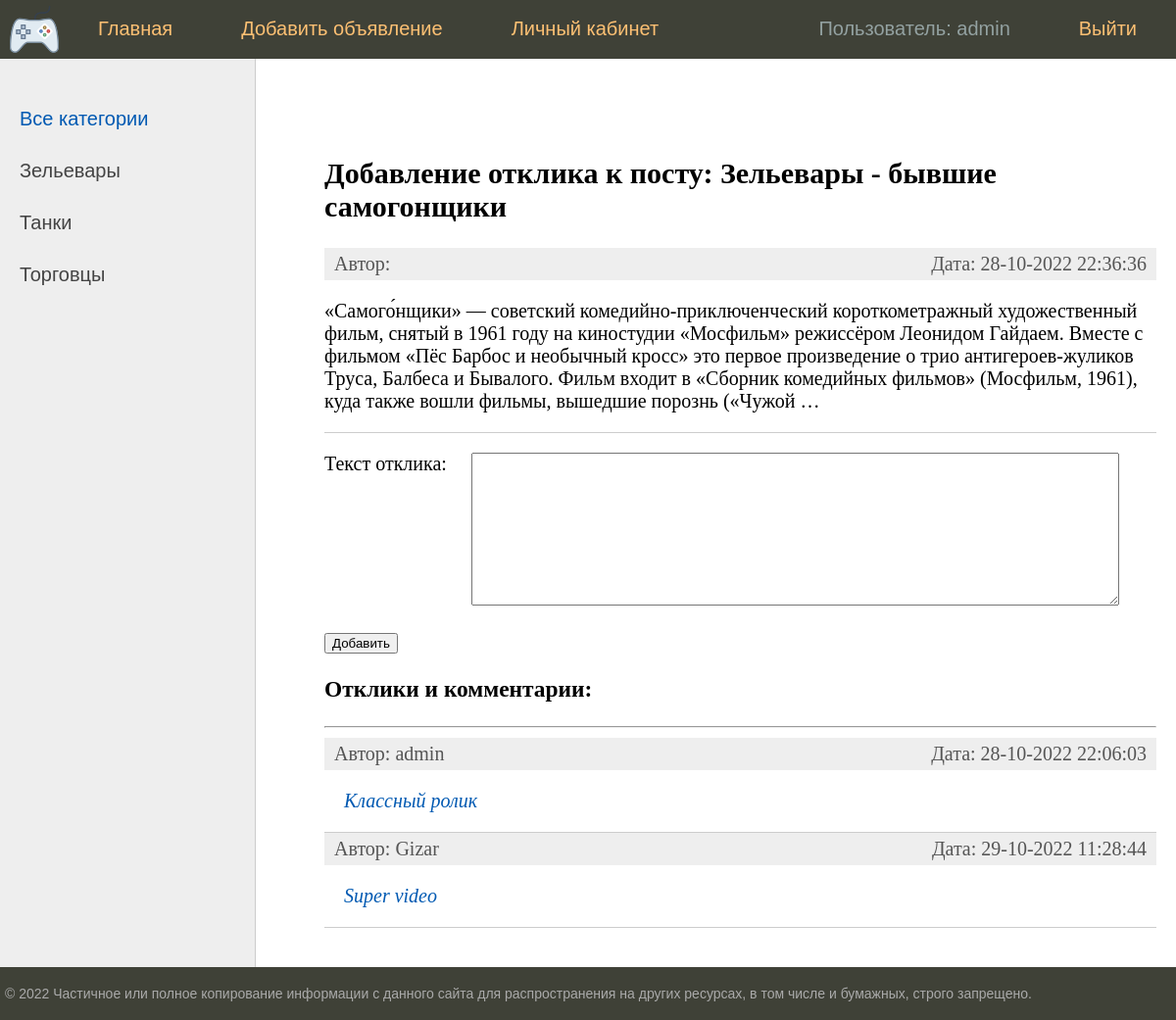
The page /addreply/zelevary-byvshie-samogonshchiki/ (signed in) on the database its author committed.
### bboard/models.py (models this page shows, shortened)
class User(AbstractUser):
    email = models.EmailField(
        _("email address"),
        unique=True
    )
    email_verify = models.BooleanField(default=False)
    USERNAME_FIELD = "email"
    REQUIRED_FIELDS = ["username"]
    def __str__(self):
        return f'{self.username}'
    class Meta:
        verbose_name = 'Пользователь'
        verbose_name_plural = 'Пользователи'

class Category(models.Model):
    name = models.CharField(
        max_length=64,
        unique=True,
        verbose_name='Категория',
        help_text='Имя категории длинной не более 64 символов ',
    )
    slug = models.SlugField(max_length=255, unique=True, db_index=True, verbose_name="URL")
    def get_absolute_url(self):
        return reverse('category', kwargs={'cat_slug': self.slug})
    class Meta:
        verbose_name = 'Категория'
        verbose_name_plural = 'Категории'

class Post(models.Model):
    title = models.CharField(max_length=255, verbose_name="Заголовок")
    content = RichTextUploadingField(blank=True, default='', verbose_name="Текст")
    category = models.ForeignKey('Category', on_delete=models.PROTECT, verbose_name="Категория")
    user = models.ForeignKey('User', on_delete=models.CASCADE, verbose_name="Пользователь")
    photo = models.ImageField(upload_to="photos/%Y/%m/%d/", verbose_name="Фото заголовка", blank=True, null=True)
    time_create = models.DateTimeField(auto_now_add=True)
    time_update = models.DateTimeField(auto_now=True)
    is_created = models.BooleanField(default=True)
    slug = models.SlugField(max_length=255, unique=True, db_index=True, verbose_name="URL")
    is_published = models.BooleanField(default=True, verbose_name="Опубликовать")
    class Meta:
        verbose_name = 'Объявление'
        verbose_name_plural = 'Объявления'

class Reply(models.Model):
    user = models.ForeignKey('User', on_delete=models.CASCADE, verbose_name="Пользователь")
    post = models.ForeignKey('Post', on_delete=models.CASCADE, verbose_name="Пост")
    time_create = models.DateTimeField(auto_now_add=True)
    time_update = models.DateTimeField(auto_now=True)
    text = models.TextField(blank=True, verbose_name="Текс")
    is_approved = models.BooleanField(default=False, verbose_name="Разрешено")
    def get_absolute_url(self):
        return reverse('reply', kwargs={'pk': self.pk}) # for view
    class Meta:
        verbose_name = 'Отклик'
        verbose_name_plural = 'Отклики'

### bboard/views.py (the view, shortened to what this page needs)
# urls.py: path('addreply/<slug:post_slug>/', AddReplyView.as_view(), name='add_reply'),
class AddReplyView(LoginRequiredMixin, DataMixin, View):
    form_class = AddReplyForm
    template_name = 'bboard/reply_add.html'
    def get(self, request, post_slug, *args, **kwargs):
        form = self.form_class()
        categories = self.get_user_context()['categories']
        menu = self.get_user_context()['menu']
        cat_selected = self.get_user_context()['cat_selected']
        print(post_slug)
        context = {'form': form, 'menu': menu, 'categories': categories, 'cat_selected':cat_selected, 'post_slug': post_slug}
        return render(request, self.template_name, context=context )

### bboard/forms.py
class AddReplyForm(forms.Form):
    text = forms.CharField(widget=forms.Textarea(attrs={'cols': 80, 'rows': 10}), label='Текст отклика')

### bboard/templatetags/bboard_tags.py (called while the page is built)
@register.inclusion_tag('bboard/list_replies.html')
def show_replies(sort=None, throught_slug=False, post_id=None):
    if throught_slug:
        post_id = Post.objects.get(slug=post_id).pk
    if post_id is not None:
        if not sort:
            replies = Reply.objects.filter(post=post_id, is_approved=True)
        else:
            replies = Reply.objects.filter(post=post_id, is_approved=True).order_by(sort)
        return {"replies": replies}
    else:
        return {"replies": {}}

@register.inclusion_tag('bboard/show_post.html')
def show_post(slug_post=None):
    if slug_post is not None:
        posts = Post.objects.filter(slug=slug_post, is_published=True)
        return {"posts": posts}
    else:
        return {"posts": {}}

### bboard/utils.py (called while the page is built)
    def get_user_context(self, **kwargs):
        context = kwargs
        categories =  Category.objects.annotate(Count('post'))
        user_menu = menu.copy()
        if not self.request.user.is_authenticated:
            for i in range(3):
                user_menu.pop(1)
        else:
            user_menu.pop(4)
        context['menu'] = user_menu
        context['categories'] = categories
        if 'cat_selected' not in context:
            context['cat_selected'] = 0
        return context

### bboard/templates/bboard/reply_add.html (shortened to what this page needs)
{% extends 'base.html' %}
{% load crispy_forms_tags %}
{% load bboard_tags %}
{% block content %}
<form action="{% url 'add_reply' post_slug %}" method="post" enctype="multipart/form-data">
    {% show_post slug_post=post_slug %}
    <p><label class="form-label" for="{{ form.text.id_for_label }}">{{form.text.label}}: </label>{{ form.text }}</p>
    <button type="submit">Добавить</button>
</form>
<h3>Отклики и комментарии:</h3>
<hr>
{% show_replies throught_slug=True post_id=post_slug %}
{% endblock %}

### templates/base.html (shortened to what this page needs)
<!DOCTYPE html>
<html>
<head>
	{% load static %}
	{% load bboard_tags %}
	<link type="text/css" href="{% static 'bboard/css/styles.css' %}" rel="stylesheet" />
</head>
<body>
	<table class="table-page" border=0 cellpadding="0" cellspacing="0">
	<tr><td valign=top>
	{% block mainmenu %}
			<div class="header">
				<ul id="mainmenu" class="mainmenu">
					<li class="logo"><a href="{% url 'home' %}"><div class="logo"></div></a></li>
					{% for m in menu %}
						{% if not forloop.last %}
							<li><a href="{% url m.url_name %}">{{ m.title }}</a></li>
						{% else %}
							<li class="last"><a href="{% url m.url_name %}">{{ m.title }}</a></li>
						{% endif %}
					{% endfor %}
					{% if user.is_authenticated %}
						<li class="last" style="color: #93a1a1 ">Пользователь: {{ user }}</li>
					{% else %}
						<li class="last"><a href="{% url 'register' %}">Зарегистрироваться</a></li>
					{% endif %}
				</ul>
			</div>
	{% endblock mainmenu %}
	<table class="table-content" border=0 cellpadding="0" cellspacing="0">
	<tr>
		<td valign="top" class="left-chapters">
		<ul id="leftchapters">
			{% if cat_selected == 0 %}
				<li class="selected">Все категории</li>
			{% else %}
				<li><a href="{% url 'home' %}">Все категории</a></li>
			{% endif %}
			{% for c in categories %}
			{% if c.post__count > 0 %}
					{% if c.pk == cat_selected %}
						<li class="selected">{{c.name}}</li>
					{% else %}
						<li><a href="{{ c.get_absolute_url }}">{{c.name}}</a></li>
					{% endif %}
			{% endif %}
			{% endfor %}
		</ul>
	</td>
	<td valign="top" class="content">
		<div class="content-text">
			{% block content %}
			{% endblock %}
		</div>
	</td></tr></table>
	</td></tr>
	<tr><td valign=top>
		<div id="footer">
			<p>&copy; 2022 Частичное или полное копирование информации с данного сайта для распространения на других ресурсах, в том числе и бумажных, строго запрещено.</p>
		</div>
	</td></tr></table>
</body>
</html>

### bboard/templates/bboard/show_post.html
{% if posts %}
	<ul class="list-articles">
		{% for post in posts %}
			<p><h2>Добавление отклика к посту: {{ post.title }}</h2></p>
			<li>
				<div class="article-panel">
					<p class="first">Автор: {{ post.author }}</p>
					<p class="last">Дата: {{post.time_update|date:"d-m-Y H:i:s"}}</p>
				</div>
				<div>
                    {% autoescape off %}
                    	{{post.content|linebreaks|truncatewords:50}}
                    {% endautoescape %}
				</div>
			</li>
		{% endfor %}
	</ul>
{% else %}
		<p>Объявление не найдено</p>
{% endif %}

### bboard/templates/bboard/list_replies.html
{% if replies %}
	<ul class="list-articles">
		{% for rep in replies %}
			<li>
				<div class="article-panel">
					<p class="first">Автор: {{ rep.user }}</p>
					<p class="last">Дата: {{rep.time_update|date:"d-m-Y H:i:s"}}</p>
				</div>
				<div>
					<p><i><a href="{{ rep.get_absolute_url }}" style="margin-left:20px;">{{rep.text}}</a></i></p>
				</div>
			</li>
		{% endfor %}
	</ul>
{% else %}
		<p>Откликов: 0</p>
{% endif %}

### bboard/static/bboard/css/styles.css (style rules this page uses)
html, body { font-family: 'Arial'; margin: 0; padding: 0; height: 100%; width: 100%; color: #444; }
a { color: #0059b2; text-decoration: none; }
div.article-panel { background: #eee; padding: 5px 10px 5px 10px; box-sizing: border-box; overflow: hidden; color: #555; }
div.article-panel p.first { margin: 0; float: left; }
div.article-panel p.last { margin: 0; float: right; }
ul.list-articles { list-style: none; margin: 0; padding: 0; }
ul.list-articles li { border-bottom: 1px solid #ccc; }
.table-page { width: 100%; height: 100%; vertical-align: top; }
.table-page tr { height: 100%; }
.header { background: #3F4137; height: 60px; }
.logo { background: url('../images/logo.png') no-repeat 10px 5px; width: 70px; height: 60px; }
ul.mainmenu { list-style: none; margin: 0; padding: 0; height: 60px; color: #fdc073; font-size: 20px; overflow: hidden; }
ul.mainmenu li { float: left; margin: 18px 40px 0 30px; }
ul.mainmenu li.logo { margin: 0; }
ul.mainmenu li.last { float: right; }
ul.mainmenu li a { color: #fdc073; text-decoration: none; }
.table-content { width: 100%; min-height: 100%; height: 100%; }
.left-chapters { margin: 0; background: #eee; border-right: 1px solid #ccc; min-height: 100%; }
.left-chapters ul { width: 230px; min-height: 100%; margin: 0; padding: 20px 10px 10px 20px; list-style: none; font-size: 20px; }
.left-chapters ul li { margin: 30px 0 0 0; color: #999; }
.left-chapters ul li.selected { color: #0059b2; }
.left-chapters ul li a { color: #444; text-decoration: none; }
.content { padding: 40px 20px 20px 40px; width: 100%; box-sizing: border-box; }
.content-text { margin: 60px 0 0 30px; color: #000; font-size: 20px; font-family: Yandex Sans Display Light; }
#footer { box-sizing: border-box; background: #3F4137; padding: 5px; color: #aaa; font-size: 14px; font-family: Verdana, Geneva, Arial, Helvetica; text-align: left; overflow: hidden; }
.form-label { display: inline-block; min-width: 150px; vertical-align: top; }

### rows shown on the page
User: username "admin"
Category: name "Зельевары"
Category: name "Танки"
Category: name "Торговцы"
Post: title "Зельевары - бывшие самогонщики", time_update "28-10-2022 22:36:36", content "«Самого́нщики» — советский комедийно-приключенческий короткометражный художественный фильм, снятый в 1961 году на киностудии «Мосфильм» режиссёром Леонидом Гайдаем. Вместе с фильмом «Пёс Барбос и необычный кросс» это первое произведение о трио антигероев-жуликов Труса, Балбеса и Бывалого. Фильм входит в «Сборник комедийных фильмов» (Мосфильм, 1961), куда также вошли фильмы, вышедшие порознь («Чужой …"
Reply: user "admin", time_update "28-10-2022 22:06:03", text "Классный ролик"
Reply: user "Gizar", time_update "29-10-2022 11:28:44", text "Super video"

### other values the page prints
{{ m.title }} "Главная" "Добавить объявление" "Личный кабинет"
{{ m.title }} "Выйти"
